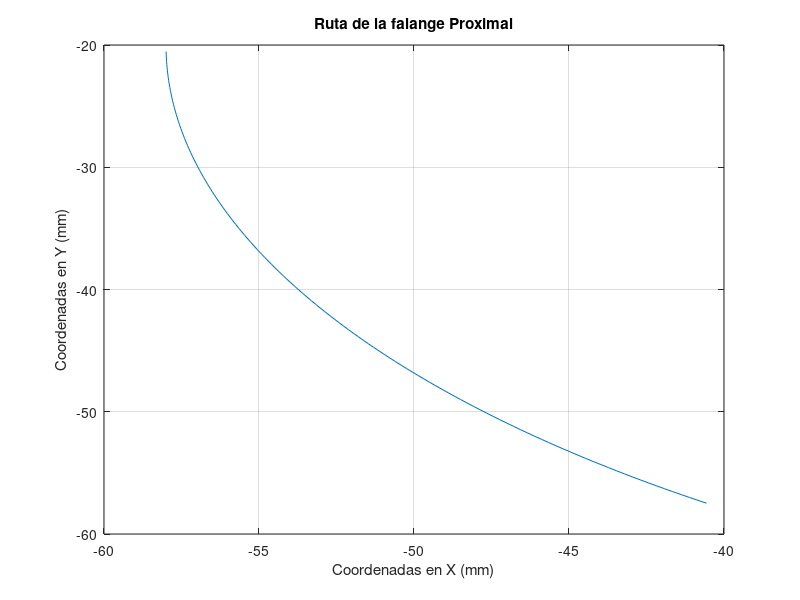

MATLAB code for this plot: (Note: this script raises an error after producing the figure.)
% Analisis de posicion del mecanismo propuesto para el rehabilitador de
% mano
% MODIFICADO: Se agrega tercer mecanismo de 4 barras para la articulacion DIP

clear all;
close all;
clc;

% Por conveniencia se establece que las variables THETA escritas en
% mayusculas correspondan a angulos medidos en grados, y las variables
% "theta" en minuscula correspondan a angulos medidos en radianes (rad)

% Parametros de diseno propuestos por el disenador
%Dedo índice
Bancada1 = 18;
Bancada2 = 20;
Link1 = 35;
Link2 = 49;
Link3 = 25;
Link4 = 20;
Link5 = 25;
Link6 = 55;
Link7 = 35;
Link8 = 52;
Link9 = 25;
Link10 = 35;
c2 = 46.01;             %Distancia entre la art. IFP y el punto P3
TETHA2inicial = 0;
TETHA1inicial = 109;
THETA14B = 90;
hsp = 17; 
dsp = 18;
fp = 49;
fm = 26;
fd = 24;
THETAauxfm = 51.39; 
THETAauxfd = 38.78; 

% ===================== TERCER MECANISMO DE 4 BARRAS (DIP) =====================
% CORRECCION (v2): El acoplamiento de la falange distal se realiza con un
% mecanismo de 4 barras que CRUZA la articulacion IFP, usando la falange
% MEDIAL como bancada (su longitud fm es conocida y fija). La manivela de
% entrada se monta sobre la falange PROXIMAL (su angulo lo impone theta_fp) y
% el balancin de salida sobre la falange DISTAL (su angulo define theta_fd).
% De este modo, conforme la articulacion IFP (PIP) se flexiona, el movimiento
% relativo proximal-medial acciona el mecanismo y produce una flexion DIP
% INDEPENDIENTE, monotona y acotada, con un unico motor.
%
% La version anterior (eslabon remoto S2->S3 con longitud de manivela fija
% desligada de la distancia real |S2-S3|) era inconsistente y producia
% excursiones de ~355 grados (la punta se "volteaba" y las trayectorias se
% cruzaban). Esta formulacion lo corrige.
%
% MONTAJE FISICO (DORSAL): por restriccion fisica el mecanismo se construye
% del lado dorsal del dedo (lado opuesto a la palma), porque las falanges
% apoyan el lado palmar contra los objetos manipulados. Por la simetria del
% 4 barras plano respecto a su bancada (fm), un mecanismo "palmar" y su
% reflejo "dorsal" producen IDENTICA cinematica de salida (mismo theta_fd).
% Esta implementacion calcula theta_fd con la convencion estandar; las
% posiciones fisicas de manivela, acoplador y balancin se reflejan al lado
% dorsal en el script de generacion del diagrama (diagrama_mecanismo.py)
% para representar el mecanismo donde se construira realmente en CAD.
%
% NOTA: El diagrama (diagrama_mecanismo_completo.png) muestra CRK3 y ROK3
% reflejados sobre la linea IFP-IFD, es decir en el lado DORSAL (+Y).
% Esta reflexion preserva todas las longitudes de eslabon (Lpc, Lac, Lpd)
% y los angulos de montaje (BETA1, BETA2). La cinematica de salida
% (THETAfd) es identica independientemente del lado de montaje.
Lpc  = 8;     % Manivela: poste sobre la falange PROXIMAL (pivote en IFP) [mm]
Lpd  = 18;    % Balancin: poste sobre la falange DISTAL  (pivote en IFD) [mm]
Lac  = 8.86;  % Acoplador que une las puntas de manivela y balancin [mm]
BETA1 = 40;   % Angulo de montaje de la manivela respecto a la prox. [grados]
BETA2 = 110;  % Angulo de montaje del balancin respecto a la distal [grados]

% %Dedo Medio
% Link1 = 35;
% Link2 = 49;
% Link3 = 25;
% Link4 = 20;
% Link5 = 25;
% Link6 = 55;
% Link7 = 35;
% Link8 = 52;
% Link9 = 25;
% Link10 = 35;
% c2 = 46.81;             %Distancia entre la art. IFP y el punto P3
% TETHA2inicial = 0;
% TETHA1inicial = 109;
% THETA14B = 90;
% hsp = 17; 
% dsp = 18;
% fp = 47.91;
% fm = 27.52;
% fd = 24;
% THETAauxfm = 54.34795726; 
% THETAauxfd = 30; 
% 
% %Dedo Pulgar
% Link1 = 35;
% Link2 = 49;
% Link3 = 25;
% Link4 = 20;
% Link5 = 25;
% Link6 = 55;
% Link7 = 35;
% Link8 = 52;
% Link9 = 25;
% Link10 = 35;
% c2 = 46.81;             %Distancia entre la art. IFP y el punto P3
% TETHA2inicial = 0;
% TETHA1inicial = 109;
% THETA14B = 90;
% hsp = 17; 
% dsp = 18;
% fp = 47.91;
% fm = 27.52;
% fd = 24;
% THETAauxfm = 54.34795726; 
% THETAauxfd = 30;

%%%%%%%%%%%%%%%%%%%%
omega2 = 10;
reng = 2;
% Asignacion de los parametros de diseno a las variables utilizadas en las
% ecuaciones

% Primer mecanismo de 5 barras
r4 = Link1;
r5 = Link2;
r2 = Link3;
r1 = Link4;
r3 = Bancada1/2;

% Primer mecanismo de 4 barras
a = Link4;
b = Link5;
c = sqrt(hsp^2+dsp^2); % Hipotenusa de los soportes de la falange proximal
d = Bancada2;

% Segundo mecanismo de 5 barras
r1m2 = fp - 2*dsp;  %Distancia entres soportes S1 y S2
r2m2 = Link7;
r3m2 = Link5/2;     %Mitad del Link 5 del mecanismo completo
r4m2 = Link3; 
r5m2 = Link6;

% Segundo mecanismo de 4 barras
a2 = Link7;
b2 = Link8;
% c2 se ingresa como parametro de diseno directo debido a su posicion
d2 = sqrt( hsp^2 + dsp^2); %Hipotenusa de los soportes de la falange prox.

% Tercer mecanismo de 4 barras (bancada = falange medial, longitud fm)
% La bancada (ground) es la propia falange medial, de longitud fm. No se
% necesitan parametros adicionales de soporte: los pivotes son las propias
% articulaciones IFP (entrada) e IFD (salida).
 
% Enseguida se presenta una breve descripcion de las variables utilizadas
% en el programa y los valores recomendados para pruebas

% Bancada1 = 18;
% Bancada2 = 20;
% Link1 = 35;
% Link2 = 49;
% Link3 = 25;
% Link4 = 20;
% Link5 = 25;
% Link6 = 55;
% Link7 = 35;
% Link8 = 52;
% Link9 = 25;
% Link10 = 35;
% c2 = 46.81;           %Distancia entre la art. IFP y el punto P3
% TETHA2inicial = 0;    %Angulo de la manivela de ENTRADA en la posicion 
%                       estacionaria en grados;
% TETHA1inicial = 109;  %Angulo de la manivela del mecanismo de 4 barras en 
%                       la posicion estacionaria en grados;
% THETA14B = 90;        %Angulo de la bancada del mecanismo de 4 barras
%                       inicial en grados con respecto a la horizontal
% hsp = 17;             %Altura de los soportes de la falanges
% dsp = 18;             %distancia del soporte falange prox. a la art.
% fp = 47.91;           %Largo de la falange proximal
% fm = 27.52;           %Largo de la falange medial
% fd = 24;              %Largo de la falange distal
% THETAauxfm = 54.34795726; 
% THETAauxfd = 30; 
% omega2=10;            %Velocidad de la manivela en RPM
% reng = 2;             %Relacion de engranaje propuesta

% THETA1 corresponde al angulo de entrada del mecanismo de 4 barras y
% angulo de la segunda junta actuada del primer mecanismo de 5 barras

% Se pasan los angulos a radianes y se calcula el tiempo total del recorrido
theta14B= THETA14B*pi/180; %Angulo de la Bancada en radianes
OMEGA2=omega2*2*pi/60; %Velocidad de la manivela en rad/seg.
%   Para la vuelta completa
tiempototal=(2*pi)/OMEGA2; %tiempo total del recorrido

%Division de 360 grados y del tiempo en una vuelta completa de la manivela
jnodos=360;
dtheta=360/(jnodos);
dtiempo=tiempototal/jnodos;

%for j=1:jnodos+1 %Para recorrido de 360 grados
for j=1:133     % SOlo recorre 132 grados por conveniencia (modificable)
    
tiempo(j)=(j-1)*dtiempo; %Iniciamos en tiempo cero
THETA2(j)=(j-1)*dtheta+TETHA2inicial; % Angulo de la manivela del M5Barras 
theta2(j)=THETA2(j)*pi/180; %angulo de la manivela del M5Barras en radianes

THETA1(j)=THETA2(j)/reng + TETHA1inicial; %De la rel. de engranaje maniv.4B
theta1(j)=THETA1(j)*pi/180;  %Angulo de manivela 4B en radianes




%CALCULOS PARA EL MECANISMO INICIAL DE 5 BARRAS

%Relaciones obtenidas de las ecuaciones
e = ( r1*sin(theta1(j))- r4*sin(theta2(j)) )/( r4*cos(theta2(j)) - r1*cos(theta1(j)) + 2*r3);
temp1 = ( 2*(r1*r3*cos(theta1(j)) + r3*r4*cos(theta2(j))) - r1^2 + r2^2 + r4^2 - r5^2 );
f = temp1/( 2*(r4*cos(theta2(j)) - r1*cos(theta1(j)) + 2*r3) );
%Coeficientes de la ecuacion cuadratica
daux = e^2 + 1;
g = 2*( e*f - e*r1*cos(theta1(j)) + e*r3 - r1*sin(theta1(j)) );
h = f^2 - 2*f*( r1*cos(theta1(j)) - r3 ) - 2*r1*r3*cos(theta1(j)) + r1^2 + r3^2 - r2^2;

pyP(j) = ( - g + sqrt( g.^2 - 4*daux*h) )/ (2*daux); 
pxP(j) = e*pyP(j) + f;

% pyN(j) = ( - g - sqrt( g.^2 - 4*daux*h) )/ (2*daux);
% pxN(j) = e*pyN(j) + f;



% CALCULOS PARA EL MECANISMO INICIAL DE 4 BARRAS
k1=d*cos(theta14B)+a*cos(theta1(j));
k2=d*sin(theta14B)+a*sin(theta1(j));
k3=k1^2+k2^2+c^2-b^2;
k4=-c^2+b^2+k1^2+k2^2;
A1=-k3-2*k1*c;
B1=4*k2*c;
C1=2*k1*c-k3;
A2=k4-2*k1*b;
B2=4*k2*b;
C2=2*k1*b+k4;

%Calculo de posiciones angulares
tantheta31=(-B2+sqrt(B2^2-4*A2*C2))/(2*A2);
tantheta32=(-B2-sqrt(B2^2-4*A2*C2))/(2*A2);
tantheta41=(-B1+sqrt(B1^2-4*A1*C1))/(2*A1);
tantheta42=(-B1-sqrt(B1^2-4*A1*C1))/(2*A1);
theta3c(j)=2*atan(tantheta31);
theta3a(j)=2*atan(tantheta32);
theta4c(j)=2*atan(tantheta41);
theta4a(j)=2*atan(tantheta42);
THETA3c(j)=2*atan(tantheta31)*180/pi; % theta3 cruzado en grados
THETA3a(j)=2*atan(tantheta32)*180/pi; % theta3 abierto en grados
if THETA3a(j)<0
    THETA3a(j) = 360 + THETA3a(j);
end
THETA4c(j)=2*atan(tantheta41)*180/pi; %theta4 cruzado en grados
THETA4a(j)=2*atan(tantheta42)*180/pi; %theta4 abierto en grados
if THETA4a(j)<0
    THETA4a(j) = 360 + THETA4a(j);
end

%Calculo de la posicion de la falange proximal
THETAfp(j) = THETA4a(j)+ atand(hsp/dsp);
thetafp(j)= deg2rad(THETAfp(j)); %Angulo de la falange proximal en radianes
pxIFP(j) = fp*cos(thetafp(j)) - d*cos(theta14B) - r3;
pyIFP(j) = fp*sin(thetafp(j)) - d*sin(theta14B);

%Calculo del sujetador de la falange proximal
pxS1(j) = c*cos(theta4a(j)) - d*cos(theta14B) - r3;
pyS1(j) = c*sin(theta4a(j)) - d*sin(theta14B);
THETAps2(j) = THETAfp(j) - atand(hsp/(fp-dsp));
thetaps2(j)= deg2rad(THETAps2(j)); %Angulo de la falange proximal en radianes
rs2 = sqrt(hsp^2 + (fp - dsp)^2);
pxS2(j) = rs2*cos(thetaps2(j)) - d*cos(theta14B) - r3;
pyS2(j) = rs2*sin(thetaps2(j)) - d*sin(theta14B);

%Calculo del punto Pm4
pxM4(j) = a*cos(theta1(j)) - r3;
pyM4(j) = a*sin(theta1(j));



% CALCULOS PARA EL SEGUNDO MECANISMO DE 5 BARRAS CON RESPECTO AL 
% SISTEMA SECUNDARIO
THETAroll(j) = atan2d(pyM4(j) - pyS1(j), pxM4(j) - pxS1(j));
thetaroll(j) = deg2rad(THETAroll(j)); %Angulo de cambio de los ejes en radianes

THETA1m2so(j) = atan2d(pyS2(j) - pyS1(j), pxS2(j) - pxS1(j));
if THETA1m2so(j)<0
    THETA1m2so(j) = 360 + THETA1m2so(j);
end
theta1m2so(j) = deg2rad(THETA1m2so(j)); %Angulo de entrada 1 con respecto 
                                        %al so en radianes
THETA1m2(j) = THETA1m2so(j) - THETAroll(j);
theta1m2(j) = deg2rad(THETA1m2(j)); %Angulo de entrada 1 en radianes

THETA2m2so(j) = atan2d(pyP(j) - pyM4(j), pxP(j) - pxM4(j));
if THETA2m2so(j)<0
    THETA2m2so(j) = 360 + THETA2m2so(j);
end
theta2m2so(j) = deg2rad(THETA2m2so(j)); %Angulo de entrada 2 con respecto 
                                        %al so en radianes
THETA2m2(j) = THETA2m2so(j) - THETAroll(j);
theta2m2(j) = deg2rad(THETA2m2(j)); %Angulo de entrada 2 en radianes

%Relaciones obtenidas de las ecuaciones
temp2 = ( r4m2*cos(theta2m2(j)) - r1m2*cos(theta1m2(j)) + 2*r3m2);
em2 = ( r1m2*sin(theta1m2(j))- r4m2*sin(theta2m2(j)) )/temp2;
temp3=(2*(r1m2*r3m2*cos(theta1m2(j))+r3m2*r4m2*cos(theta2m2(j)))-r1m2^2+r2m2^2+r4m2^2-r5m2^2);
fm2 = temp3/( 2*(r4m2*cos(theta2m2(j)) - r1m2*cos(theta1m2(j)) + 2*r3m2) );
%Coeficientes de la ecuacion cuadratica
dauxm2 = em2^2 + 1;
gm2 = 2*( em2*fm2 - em2*r1m2*cos(theta1m2(j)) + em2*r3m2 - r1m2*sin(theta1m2(j)) );
hm2=fm2^2- 2*fm2*(r1m2*cos(theta1m2(j))-r3m2)-2*r1m2*r3m2*cos(theta1m2(j))+r1m2^2+r3m2^2-r2m2^2;

pyP2(j) = ( - gm2 + sqrt( gm2.^2 - 4*dauxm2*hm2) )/ (2*dauxm2); 
pxP2(j) = em2*pyP2(j) + fm2;

%TRASLADO AL SISTEMA ORIGINAL DEL SEGUNDO MECANISMO DE 5 BARRAS
p2(j) = sqrt(pxP2(j)^2 + pyP2(j)^2);
THETA2p2(j) = atan2d(pyP2(j),pxP2(j));
theta2p2(j) = deg2rad(THETA2p2(j)); %Ang. del punto P2 respecto al sistema sec. en rad.

%Coordenadas del origen del sistema secundario con respecto al principal
pxAUX(j) = (pxS1(j) + pxM4(j))/2;
pyAUX(j) = (pyS1(j) + pyM4(j))/2;

%Coordenadas finales del punto P2 con respecto al sistema principal
pxP2so(j) = p2(j)*cos(theta2p2(j) + thetaroll(j)) + pxAUX(j);
pyP2so(j) = p2(j)*sin(theta2p2(j) + thetaroll(j)) + pyAUX(j);


%CALCULOS PARA EL SEGUNDO MECANISMO DE 4 BARRAS

THETA14B2(j) = atan2d( pyS2(j) - pyIFP(j) , pxS2(j) - pxIFP(j) );
theta14B2(j) = deg2rad(THETA14B2(j)); %Angulo de bancada mecanismo 4B 2 en radianes
THETA24B2(j) = atan2d( pyP2so(j) - pyS2(j) , pxP2so(j) - pxS2(j) );
if THETA24B2(j)<0
    THETA24B2(j) = 360 + THETA24B2(j);
end
theta24B2(j) = deg2rad(THETA24B2(j)); %Angulo de manivela mecanismo 4B 2 en radianes

k1m2=d2*cos(theta14B2(j))+a2*cos(theta24B2(j));
k2m2=d2*sin(theta14B2(j))+a2*sin(theta24B2(j));
k3m2=k1m2^2+k2m2^2+c2^2-b2^2;
k4m2=-c2^2+b2^2+k1m2^2+k2m2^2;
A1m2=-k3m2-2*k1m2*c2;
B1m2=4*k2m2*c2;
C1m2=2*k1m2*c2-k3m2;
A2m2=k4m2-2*k1m2*b2;
B2m2=4*k2m2*b2;
C2m2=2*k1m2*b2+k4m2;

%Calculo de posiciones angulares
tantheta31m2=(-B2m2+sqrt(B2m2^2-4*A2m2*C2m2))/(2*A2m2);
tantheta32m2=(-B2m2-sqrt(B2m2^2-4*A2m2*C2m2))/(2*A2m2);
tantheta41m2=(-B1m2+sqrt(B1m2^2-4*A1m2*C1m2))/(2*A1m2);
tantheta42m2=(-B1m2-sqrt(B1m2^2-4*A1m2*C1m2))/(2*A1m2);
theta3cm2(j)=2*atan(tantheta31m2);
theta3am2(j)=2*atan(tantheta32m2);
theta4cm2(j)=2*atan(tantheta41m2);
theta4am2(j)=2*atan(tantheta42m2);
THETA3cm2(j)=2*atan(tantheta31m2)*180/pi; % theta3 cruzado en grados
THETA3am2(j)=2*atan(tantheta32m2)*180/pi; % theta3 abierto en grados
if THETA3am2(j)<0
    THETA3am2(j) = 360 + THETA3am2(j);
end
THETA4cm2(j)=2*atan(tantheta41m2)*180/pi; %theta4 cruzado en grados
THETA4am2(j)=2*atan(tantheta42m2)*180/pi; %theta4 abierto en grados
if THETA4am2(j)<0
    THETA4am2(j) = 360 + THETA4am2(j);
end

% Obteniendo las coordenadas del punto P3
pxP3(j) = pxIFP(j) + c2*cos(deg2rad(THETA4am2(j)));
pyP3(j) = pyIFP(j) + c2*sin(deg2rad(THETA4am2(j)));

% Calculando la posicion de la falange medial
THETAfm(j) = THETA4am2(j)+ THETAauxfm;
thetafm(j)= deg2rad(THETAfm(j)); %Angulo de la falange medial en radianes

pxIFD(j) = fm*cos(thetafm(j)) + pxIFP(j);
pyIFD(j) = fm*sin(thetafm(j)) + pyIFP(j);

% TERCER MECANISMO DE 4 BARRAS (Articulacion DIP)
% Bancada = falange medial: O1 = IFP, O2 = IFD, longitud fm, orientacion thetafm.
% Marco local de la medial: origen en O1 (IFP), eje X local hacia O2 (IFD).
%
% Manivela (montada en la falange PROXIMAL, pivote en O1): su angulo absoluto
% es thetafp + BETA1, por lo que en el marco local de la medial vale:
alpha1_3 = thetafp(j) + deg2rad(BETA1) - thetafm(j);
Ax3 = Lpc*cos(alpha1_3);   % punta de la manivela (marco local)
Ay3 = Lpc*sin(alpha1_3);

% Restriccion del acoplador: |A - B| = Lac, con B = O2 + Lpd*(cos a2, sin a2)
% y O2 = (fm, 0). Despejando: Px*cos(a2) + Py*sin(a2) = K3
Px3 = Ax3 - fm;            % vector O2 -> A
Py3 = Ay3;
R3  = sqrt(Px3^2 + Py3^2);
K3  = (Px3^2 + Py3^2 + Lpd^2 - Lac^2) / (2*Lpd);

if abs(K3) > R3
    % El mecanismo no ensambla en esta posicion -> fallback al offset original
    warning('Tercer mecanismo no ensambla, paso %d', j);
    THETAfd(j) = THETAfm(j) + THETAauxfd;
else
    phi3 = atan2(Py3, Px3);
    alpha2_3 = phi3 - acos(K3 / R3);   % rama de ensamble (configuracion abierta)
    % Desenrollado para garantizar continuidad (evita saltos de +-2*pi)
    if exist('alpha2_3_prev', 'var')
        while (alpha2_3 - alpha2_3_prev) >  pi, alpha2_3 = alpha2_3 - 2*pi; end
        while (alpha2_3 - alpha2_3_prev) < -pi, alpha2_3 = alpha2_3 + 2*pi; end
    end
    alpha2_3_prev = alpha2_3;
    % Angulo absoluto de la falange distal: el balancin (montado en la distal
    % con offset BETA2) tiene angulo local alpha2_3 = (thetafd + BETA2) - thetafm
    THETAfd(j) = THETAfm(j) + rad2deg(alpha2_3 - deg2rad(BETA2));
end

thetafd(j) = deg2rad(THETAfd(j)); %Angulo de la falange distal en radianes
pxPF(j) = fd*cos(thetafd(j)) + pxIFD(j);
pyPF(j) = fd*sin(thetafd(j)) + pyIFD(j);

end

% VERIFICACION: Rango de movimiento de la articulacion DIP
DIP_relative = THETAfd - THETAfm;  % Angulo relativo DIP-PIP
fprintf('Rango de movimiento DIP (relativo a medial): %.2f a %.2f grados\n', ...
        min(DIP_relative), max(DIP_relative));
fprintf('Excursion DIP: %.2f grados\n', max(DIP_relative) - min(DIP_relative));
if max(DIP_relative) - min(DIP_relative) < 5
    warning('La articulacion DIP tiene menos de 5 grados de excursion. Revisar parametros.');
end

% Verificacion de ensamble del tercer mecanismo (bancada = fm)
links_3 = sort([Lpc, Lpd, Lac, fm]);
if links_3(1) + links_3(4) > links_3(2) + links_3(3)
    warning('El tercer mecanismo NO cumple la condicion de Grashof. Puede tener posiciones limite.');
end
% Verificacion de continuidad (monotonicidad)
dDIP = diff(DIP_relative);
if any(dDIP > 0) && any(dDIP < 0)
    fprintf('ADVERTENCIA: El movimiento DIP no es monotono. Presenta %d inversiones.\n', ...
            sum(abs(diff(sign(dDIP))) > 0));
end


%A CONTINUACION GRAFICAMOS LOS RESULTADOS OBTENIDOS

% Para observar la grafica requerida solo basta con suprimir los
% comentarios. Algunas graficas poseen doble comentario en secciones
% especificas con la finalidad de alternar la forma de graficacion. La gran
% mayoria alterna entre graficar con respecto al tiempo o respecto a la
% manivela de entrada del mecanismo completo

% % Posicion en X del punto P
% figure(1)
% plot(tiempo,pxP)
% xlabel('Tiempo (seg)')
% % plot(THETA2,pxP)
% % xlabel('\theta_{2} (grados)')
% ylabel('Coordenada X (mm)')
% title('Coordenada X del punto P (Conf. +)')
% grid on


% % Posicion en Y del punto P
% figure(2)
% plot(tiempo,pyP)
% xlabel('Tiempo (seg)')
% % plot(THETA2,pyP)
% % xlabel('\theta_{2} (grados)')
% ylabel('Coordenada Y (mm)')
% title('Coordenada Y del punto P (Conf. +) ')
% grid on


% % Grafica manivela de entrada 5 barras con respecto al tiempo 
% figure(3)
% plot(tiempo,THETA2)
% xlabel('Tiempo (seg)')
% ylabel('\theta_{2} Manivela 5 Barras (grados)')
% title('Posicion de Manivela 5 barras respecto al tiempo')
% grid on



% % Grafica manivela del mecanismo inicial de 4 barras
% figure(5)
% plot(tiempo,THETA1)
% xlabel('Tiempo (seg)')
% % plot(THETA2,THETA1)
% % xlabel('\theta_{2} Manivela 5 Barras (grados)')
% ylabel('\theta_{2} Manivela 4 Barras (grados)')
% title('Posicion de ambas manivelas iniciales')
% grid on

% % Angulo Theta3 cruzado del primer mecanismo de 4 barras
% figure(6)
% plot(THETA2,THETA3c)
% xlabel('\theta_{2} Manivela 5B (grados)')
% ylabel('\theta_{3} cruzado (grados)')
% title('Posicion acoplador M4B (cruzado)')
% grid on

% % Angulo Theta3 abierto del primer mecanismo de 4 barras
% figure(7)
% plot(tiempo,THETA3a)
% xlabel('Tiempo (seg)')
% % plot(THETA2,THETA3a)
% % xlabel('\theta_{2} Manivela 5B (grados)')
% ylabel('\theta_{3} abierto (grados)')
% title('Posicion acoplador M4B (abierto)')
% grid on


% % Angulo Theta4 cruzado del primer mecanismo de 4 barras
% figure(8)
% plot(THETA2,THETA4c)
% xlabel('\theta_{2} Manivela 5B (grados)')
% ylabel('\theta_{4} cruzado (grados)')
% title('Posicion balancin M4B (cruzado)')
% grid on

% % Angulo Theta4 abierto del primer mecanismo de 4 barras
% figure(9)
% plot(tiempo,THETA4a)
% xlabel('Tiempo (seg)')
% % plot(THETA2,THETA4a)
% % xlabel('\theta_{2} Manivela 5B (grados)')
% ylabel('\theta_{4} abierto (grados)')
% title('Posicion balancin M4B (abierto)')
% grid on

% % Angulo de la falange proximal
% figure(10)
% plot(tiempo,THETAfp)
% xlabel('Tiempo (seg)')
% % plot(THETA2,THETAfp)
% % xlabel('\theta_{2} Manivela 5B (grados)')
% ylabel('\theta_{FP} (grados)')
% title('Posicion Falange Proximal')
% grid on

% % Posicion en X de la articulacion IFP
% figure(11)
% plot(tiempo,pxIFP)
% xlabel('Tiempo (seg)')
% % plot(THETA2,pxIFP)
% % xlabel('\theta_{2} Manivela 5B (grados)')
% ylabel('Coordenada x_{IFP} (mm)')
% title('Coordenada X de la articulacion IFP')
% grid on

% % Posicion en Y de la articulacion IFP
% figure(12)
% plot(tiempo,pyIFP)
% xlabel('Tiempo (seg)')
% % plot(THETA2,pxIFP)
% % xlabel('\theta_{2} Manivela 5B (grados)')
% ylabel('Coordenada y_{IFP} (mm)')
% title('Coordenada Y de la articulaciOn IFP')
% grid on

% % Posicion en X del punto S1
% figure(13)
% plot(tiempo,pxS1)
% xlabel('Tiempo (seg)')
% % plot(THETA2,pxS1)
% % xlabel('\theta_{2} Manivela 5B (grados)')
% ylabel('Coordenada x_{S1} (mm)')
% title('Coordenada X del soporte S1')
% grid on

% % Posicion en Y del punto S1
% figure(14)
% plot(tiempo,pyS1)
% xlabel('Tiempo (seg)')
% % plot(THETA2,pyS1)
% % xlabel('\theta_{2} Manivela 5B (grados)')
% ylabel('Coordenada y_{S1} (mm)')
% title('Coordenada Y del soporte S1')
% grid on

% % Posicion en X del punto S2
% figure(16)
% plot(tiempo,pxS2)
% xlabel('Tiempo (seg)')
% % plot(THETA2,pxS2)
% % xlabel('\theta_{2} Manivela 5B (grados)')
% ylabel('Coordenada x_{S2} (mm)')
% title('Coordenada X del soporte S2')
% grid on

% % Posicion en Y del punto S2
% figure(17)
% plot(tiempo,pyS2)
% xlabel('Tiempo (seg)')
% % plot(THETA2,pyS2)
% % xlabel('\theta_{2} Manivela 5B (grados)')
% ylabel('Coordenada y_{S2} (mm)')
% title('Coordenada Y del soporte S2')
% grid on

% % Posicion en X del punto M4
% figure(18)
% plot(tiempo,pxM4)
% xlabel('Tiempo (seg)')
% % plot(THETA2,pxM4)
% % xlabel('\theta_{2} Manivela 5B (grados)')
% ylabel('Coordenada x_{M4} (mm)')
% title('Coordenada X del punto P_{M4}')
% grid on

% % Posicion en Y del punto M4
% figure(19)
% plot(tiempo,pyM4)
% xlabel('Tiempo (seg)')
% % plot(THETA2,pyM4)
% % xlabel('\theta_{2} Manivela 5B (grados)')
% ylabel('Coordenada y_{M4} (mm)')
% title('Coordenada Y del punto P_{M4}')
% grid on

% % Angulo de giro respecto al sistema original del segundo mec. 5B
% figure(20)
% plot(tiempo,THETAroll)
% xlabel('Tiempo (seg)')
% % plot(THETA2,THETAroll)
% % xlabel('\theta_{2} Manivela 5B (grados)')
% ylabel('\theta_{roll} giro respecto a ejes principales (grados)')
% title('Giro respecto a ejes principales')
% grid on

% % Angulo entrada 1 Mecanismo 2 5B
% figure(21)
% plot(tiempo,THETA1m2)
% xlabel('Tiempo (seg)')
% % plot(THETA2,THETA1m2)
% % xlabel('\theta_{2} Manivela 5B (grados)')
% ylabel('\theta_{1M2} Entrada 1 Mec. 5 Barras 2 (grados)')
% title('Entrada 1 Mecanismo 2 5 barras')
% grid on

% % Angulo entrada 2 Mecanismo 2 5B
% figure(22)
% plot(tiempo,THETA2m2)
% xlabel('Tiempo (seg)')
% % plot(THETA2,THETA2m2)
% % xlabel('\theta_{2} Manivela 5B (grados)')
% ylabel('\theta_{2M2} Entrada 2 Mec. 5 Barras 2 (grados)')
% title('Entrada 2 Mecanismo 2 5 barras')
% grid on

% % Posicion en X del punto P2 respecto al sistema original
% figure(23)
% plot(tiempo,pxP2so)
% xlabel('Tiempo (seg)')
% % plot(THETA2,pxP2so)
% % xlabel('\theta_{2} (grados)')
% ylabel('Coordenada X (mm) del punto P_{2}')
% title('Coordenada X del punto P_{2} (Conf. +)')
% grid on

% % Posicion en Y del punto P2 respecto al sistema original
% figure(24)
% plot(tiempo,pyP2so)
% xlabel('Tiempo (seg)')
% % plot(THETA2,pyP2so)
% % xlabel('\theta_{2} (grados)')
% ylabel('Coordenada Y (mm) del punto P_{2}')
% title('Coordenada Y del punto P_{2} (Conf. +)')
% grid on

% % Coordenadas del punto P
% figure(25)
% subplot(2,1,1);
% plot(tiempo,pxP)
% xlabel('Tiempo (seg)')
% % plot(THETA2,pxP)
% % xlabel('\theta_{2} (grados)')
% ylabel('Coordenada X (mm)')
% title('Coordenada X del punto P (Conf. +)')
% grid on
% subplot(2,1,2);
% plot(tiempo,pyP)
% xlabel('Tiempo (seg)')
% % plot(THETA2,pyP)
% % xlabel('\theta_{2} (grados)')
% ylabel('Coordenada Y (mm)')
% title('Coordenada Y del punto P (Conf. +) ')
% grid on

% % Coordenadas del punto P2
% figure(26)
% subplot(2,1,1);
% plot(tiempo,pxP2so)
% xlabel('Tiempo (seg)')
% % plot(THETA2,pxP2so)
% % xlabel('\theta_{2} (grados)')
% ylabel('Coordenada X (mm) del punto P_{2}')
% title('Coordenada X del punto P_{2} (Conf. +)')
% grid on
% subplot(2,1,2);
% plot(tiempo,pyP2so)
% xlabel('Tiempo (seg)')
% % plot(THETA2,pyP2so)
% % xlabel('\theta_{2} (grados)')
% ylabel('Coordenada Y (mm) del punto P_{2}')
% title('Coordenada Y del punto P_{2} (Conf. +)')
% grid on

% % Ruta de trazo de la articulacion IFP
% figure(27)
% plot(pxIFP,pyIFP,'DisplayName','Ruta Art. IFP')
% title('Ruta de la falange proximal')
% xlabel('Coordenadas en X (mm)')
% ylabel('Coordenadas en Y (mm)')
% grid on

% % Ruta de trazo de la articulacion IFP, punto P y punto P2
% figure(28)
% plot(pxIFP,pyIFP,'DisplayName','Ruta Art. IFP')
% hold on
% plot(pxP,pyP,'DisplayName','Ruta punto P')
% plot(pxP2so,pyP2so,'DisplayName','Ruta punto P2')
% scatter(-r3,-d,'filled','DisplayName','Art. MCF')
% scatter(0,0,'filled','DisplayName','Origen')
% title('Ruta de la falange proximal')
% xlabel('Coordenadas en X (mm)')
% ylabel('Coordenadas en Y (mm)')
% grid on
% legend({'Ruta Art. IFP','Ruta punto P','Ruta punto P2','Art. MCF', 'Origen'}
% ,'Location','southeast','Orientation','vertical');
% %drawnow
% hold off

% % PosiciOn en X del punto P3
% figure(29)
% plot(tiempo,pxP3)
% xlabel('Tiempo (seg)')
% % plot(THETA2,pxP3)
% % xlabel('\theta_{2} Manivela 5B (grados)')
% ylabel('Coordenada x_{P3} (mm)')
% title('Coordenada X del punto P3')
% grid on

% % Posicion en Y del punto P3
% figure(30)
% plot(tiempo,pyP3)
% xlabel('Tiempo (seg)')
% % plot(THETA2,pyS3)
% % xlabel('\theta_{2} Manivela 5B (grados)')
% ylabel('Coordenada y_{P3} (mm)')
% title('Coordenada Y del punto P3')
% grid on

% % Angulo de la bancada del segundo mecanismo 4B
% figure(31)
% plot(tiempo,THETA14B2)
% xlabel('Tiempo (seg)')
% % plot(THETA2,THETA14B2)
% % xlabel('\theta_{2} Manivela 5B (grados)')
% ylabel('\theta_{14B2} (grados)')
% title('Angulo de la bancada del segundo mecanismo 4B')
% grid on

% % Angulo de la manivela del segundo mecanismo 4B
% figure(32)
% plot(tiempo,THETA24B2)
% xlabel('Tiempo (seg)')
% % plot(THETA2,THETA24B2)
% % xlabel('\theta_{2} Manivela 5B (grados)')
% ylabel('\theta_{24B2} (grados)')
% title('Angulo de la manivela del segundo mecanismo 4B')
% grid on

% % Angulo del balancin del segundo mecanismo 4B
% figure(33)
% plot(tiempo,THETA4am2)
% xlabel('Tiempo (seg)')
% % plot(THETA2,THETA4am2)
% % xlabel('\theta_{2} Manivela 5B (grados)')
% ylabel('\theta_{4m2} (grados)')
% title('Angulo del balancin del segundo mecanismo 4B')
% grid on

% Ruta de trazo de la falange Proximal
figure(34)
plot(pxIFP,pyIFP,'DisplayName','Ruta Art. IFP')
title('Ruta de la falange Proximal')
xlabel('Coordenadas en X (mm)')
ylabel('Coordenadas en Y (mm)')
grid on
writematrix(pxIFP , 'proximal_I_mx.xlsx', 'Sheet', 1, 'Range', 'A1');
writematrix(pyIFP, 'proximal_I_my.xlsx', 'Sheet', 1, 'Range', 'A1');

% Ruta de trazo de la falange medial
figure(34)
plot(pxIFD,pyIFD,'DisplayName','Ruta Art. IFD')
title('Ruta de la falange medial')
xlabel('Coordenadas en X (mm)')
ylabel('Coordenadas en Y (mm)')
grid on
writematrix(pxIFD , 'medial_I_mx.xlsx', 'Sheet', 1, 'Range', 'A1');
writematrix(pyIFD, 'medial_I_my.xlsx', 'Sheet', 1, 'Range', 'A1');

% Ruta de trazo de la falange distal
figure(35)
plot(pxPF,pyPF,'DisplayName','Ruta Final')
title('Ruta de la falange distal')
xlabel('Coordenadas en X (mm)')
ylabel('Coordenadas en Y (mm)')
grid on
writematrix(pxPF , 'proximal_I_mx.xlsx', 'Sheet', 1, 'Range', 'A1');
writematrix(pyPF, 'proximal_I_my.xlsx', 'Sheet', 1, 'Range', 'A1');

% Rutas de trazo completas
figure(36)
plot(pxIFP,pyIFP,'DisplayName','Ruta Art. IFP')
hold on
plot(pxIFD,pyIFD,'DisplayName','Ruta Art. IFD')
plot(pxPF,pyPF,'DisplayName','Ruta punto Final')
scatter(-r3,-d,'filled','DisplayName','Art. MCF')
scatter(0,0,'filled','DisplayName','Origen')
title('trajectory of each phalanx')
xlabel('Coordenadas en X (mm)')
ylabel('Coordenadas en Y (mm)')
grid on
% legend({'Ruta Art. IFP','Ruta Art. IFD','Ruta punto Final','Art. MCF', 'Origen'}
% ,'Location','southeast','Orientation','vertical');
legend({'Ruta Art. IFP','Ruta Art. IFD','Ruta punto Final','Art. MCF', 'Origen'});
hold off

% Movimiento de la articulacion DIP respecto a la falange medial
figure(37)
plot(THETA2(1:length(DIP_relative)), DIP_relative, 'LineWidth', 2)
xlabel('\theta_2 Manivela 5B (grados)')
ylabel('Angulo DIP relativo (grados)')
title('Movimiento de la articulacion DIP respecto a falange medial')
grid on
